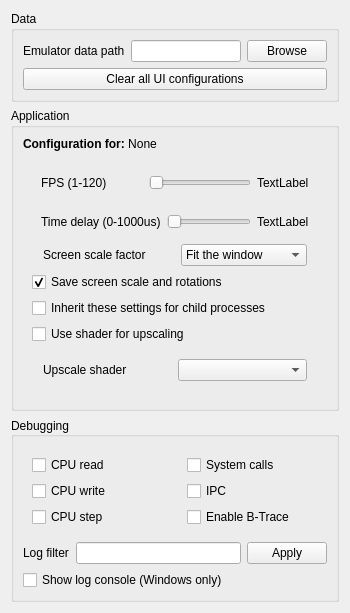
     <widget class="QWidget" name="general_widget">
      <attribute name="title">
       <string>General</string>
      </attribute>
      <layout class="QGridLayout" name="gridLayout_2">
       <item row="1" column="0" alignment="Qt::AlignTop">
        <widget class="QGroupBox" name="app_config_group_box">
         <property name="sizePolicy">
          <sizepolicy hsizetype="Preferred" vsizetype="MinimumExpanding">
           <horstretch>0</horstretch>
           <verstretch>0</verstretch>
          </sizepolicy>
         </property>
         <property name="title">
          <string>Application</string>
         </property>
         <layout class="QGridLayout" name="gridLayout_10">
          <item row="1" column="0">
           <widget class="QWidget" name="app_config_all_widget" native="true">
            <property name="sizePolicy">
             <sizepolicy hsizetype="Preferred" vsizetype="Fixed">
              <horstretch>0</horstretch>
              <verstretch>0</verstretch>
             </sizepolicy>
            </property>
            <layout class="QVBoxLayout" name="verticalLayout_2">
             <item>
              <widget class="QWidget" name="app_config_fps_widget" native="true">
               <property name="sizePolicy">
                <sizepolicy hsizetype="Preferred" vsizetype="Fixed">
                 <horstretch>0</horstretch>
                 <verstretch>0</verstretch>
                </sizepolicy>
               </property>
               <layout class="QHBoxLayout" name="horizontalLayout_3">
                <item>
                 <widget class="QLabel" name="app_config_fps_name">
                  <property name="text">
                   <string notr="true">FPS (1-120)</string>
                  </property>
                 </widget>
                </item>
                <item>
                 <widget class="QSlider" name="app_config_fps_slider">
                  <property name="sizePolicy">
                   <sizepolicy hsizetype="Minimum" vsizetype="Fixed">
                    <horstretch>0</horstretch>
                    <verstretch>0</verstretch>
                   </sizepolicy>
                  </property>
                  <property name="minimum">
                   <number>1</number>
                  </property>
                  <property name="maximum">
                   <number>120</number>
                  </property>
                  <property name="orientation">
                   <enum>Qt::Horizontal</enum>
                  </property>
                 </widget>
                </item>
                <item>
                 <widget class="QLabel" name="app_config_fps_current_val">
                  <property name="sizePolicy">
                   <sizepolicy hsizetype="Fixed" vsizetype="Preferred">
                    <horstretch>0</horstretch>
                    <verstretch>0</verstretch>
                   </sizepolicy>
                  </property>
                  <property name="text">
                   <string notr="true">TextLabel</string>
                  </property>
                 </widget>
                </item>
               </layout>
              </widget>
             </item>
             <item>
              <widget class="QWidget" name="app_config_time_delay_widget" native="true">
               <property name="sizePolicy">
                <sizepolicy hsizetype="Preferred" vsizetype="Fixed">
                 <horstretch>0</horstretch>
                 <verstretch>0</verstretch>
                </sizepolicy>
               </property>
               <layout class="QHBoxLayout" name="horizontalLayout_4">
                <item>
                 <widget class="QLabel" name="app_config_time_delay_label">
                  <property name="text">
                   <string>Time delay (0-1000us)</string>
                  </property>
                 </widget>
                </item>
                <item>
                 <widget class="QSlider" name="app_config_time_delay_slider">
                  <property name="sizePolicy">
                   <sizepolicy hsizetype="Preferred" vsizetype="Fixed">
                    <horstretch>0</horstretch>
                    <verstretch>0</verstretch>
                   </sizepolicy>
                  </property>
                  <property name="maximum">
                   <number>1000</number>
                  </property>
                  <property name="orientation">
                   <enum>Qt::Horizontal</enum>
                  </property>
                 </widget>
                </item>
                <item>
                 <widget class="QLabel" name="app_config_time_delay_current_val">
                  <property name="sizePolicy">
                   <sizepolicy hsizetype="Fixed" vsizetype="Preferred">
                    <horstretch>0</horstretch>
                    <verstretch>0</verstretch>
                   </sizepolicy>
                  </property>
                  <property name="text">
                   <string notr="true">TextLabel</string>
                  </property>
                 </widget>
                </item>
               </layout>
              </widget>
             </item>
             <item>
              <layout class="QHBoxLayout" name="app_config_screen_scale_edit_widget">
               <property name="spacing">
                <number>11</number>
               </property>
               <property name="leftMargin">
                <number>11</number>
               </property>
               <property name="topMargin">
                <number>0</number>
               </property>
               <property name="rightMargin">
                <number>11</number>
               </property>
               <property name="bottomMargin">
                <number>0</number>
               </property>
               <item>
                <widget class="QLabel" name="label">
                 <property name="text">
                  <string>Screen scale factor</string>
                 </property>
                </widget>
               </item>
               <item>
                <widget class="QComboBox" name="app_config_screen_scale_combo_box">
                 <item>
                  <property name="text">
                   <string>Fit the window</string>
                  </property>
                 </item>
                 <item>
                  <property name="text">
                   <string notr="true">1x</string>
                  </property>
                 </item>
                 <item>
                  <property name="text">
                   <string notr="true">2x</string>
                  </property>
                 </item>
                 <item>
                  <property name="text">
                   <string notr="true">4x</string>
                  </property>
                 </item>
                 <item>
                  <property name="text">
                   <string notr="true">8x</string>
                  </property>
                 </item>
                </widget>
               </item>
              </layout>
             </item>
             <item>
              <widget class="QCheckBox" name="app_config_save_screen_scale_rot_checkbox">
               <property name="text">
                <string>Save screen scale and rotations</string>
               </property>
               <property name="checked">
                <bool>true</bool>
               </property>
              </widget>
             </item>
             <item>
              <widget class="QCheckBox" name="app_config_inherit_settings_child_checkbox">
               <property name="text">
                <string>Inherit these settings for child processes</string>
               </property>
              </widget>
             </item>
             <item>
              <widget class="QCheckBox" name="app_config_enable_upscale_use_shader">
               <property name="text">
                <string>Use shader for upscaling</string>
               </property>
              </widget>
             </item>
             <item>
              <widget class="QWidget" name="app_config_upscale_shader_widget" native="true">
               <layout class="QHBoxLayout" name="horizontalLayout_2">
                <property name="leftMargin">
                 <number>11</number>
                </property>
                <property name="rightMargin">
                 <number>11</number>
                </property>
                <item>
                 <widget class="QLabel" name="app_config_upscale_shader_label">
                  <property name="text">
                   <string>Upscale shader</string>
                  </property>
                 </widget>
                </item>
                <item>
                 <widget class="QComboBox" name="app_config_list_shaders_upscale"/>
                </item>
               </layout>
              </widget>
             </item>
            </layout>
           </widget>
          </item>
          <item row="0" column="0">
           <widget class="QLabel" name="app_config_for_who_label">
            <property name="sizePolicy">
             <sizepolicy hsizetype="Preferred" vsizetype="Fixed">
              <horstretch>0</horstretch>
              <verstretch>0</verstretch>
             </sizepolicy>
            </property>
            <property name="text">
             <string>&lt;b&gt;Configuration for:&lt;/b&gt; None</string>
            </property>
           </widget>
          </item>
         </layout>
        </widget>
       </item>
       <item row="6" column="0" alignment="Qt::AlignTop">
        <widget class="QGroupBox" name="debugging_group_box">
         <property name="sizePolicy">
          <sizepolicy hsizetype="Preferred" vsizetype="MinimumExpanding">
           <horstretch>0</horstretch>
           <verstretch>0</verstretch>
          </sizepolicy>
         </property>
         <property name="title">
          <string>Debugging</string>
         </property>
         <property name="alignment">
          <set>Qt::AlignLeading|Qt::AlignLeft|Qt::AlignVCenter</set>
         </property>
         <layout class="QVBoxLayout" name="verticalLayout_28">
          <item>
           <layout class="QHBoxLayout" name="horizontalLayout_8">
            <item>
             <widget class="QWidget" name="debugging_opts_c1_2" native="true">
              <layout class="QVBoxLayout" name="debugging_opts_c1">
               <item>
                <widget class="QCheckBox" name="debugging_cpu_read_checkbox">
                 <property name="text">
                  <string>CPU read</string>
                 </property>
                </widget>
               </item>
               <item>
                <widget class="QCheckBox" name="debugging_cpu_write_checkbox">
                 <property name="text">
                  <string>CPU write</string>
                 </property>
                </widget>
               </item>
               <item>
                <widget class="QCheckBox" name="debugging_cpu_step_checkbox">
                 <property name="toolTip">
                  <string>This option will not be saved after emulator shutdown. Non-effective when GDBStub is enabled.</string>
                 </property>
                 <property name="text">
                  <string>CPU step</string>
                 </property>
                </widget>
               </item>
              </layout>
             </widget>
            </item>
            <item>
             <widget class="QWidget" name="debugging_opts_c2_2" native="true">
              <layout class="QVBoxLayout" name="debugging_opts_c2">
               <item>
                <widget class="QCheckBox" name="debugging_system_call_checkbox">
                 <property name="text">
                  <string>System calls</string>
                 </property>
                </widget>
               </item>
               <item>
                <widget class="QCheckBox" name="debugging_ipc_checkbox">
                 <property name="text">
                  <string>IPC</string>
                 </property>
                </widget>
               </item>
               <item>
                <widget class="QCheckBox" name="debugging_enable_btrace_checkbox">
                 <property name="toolTip">
                  <string>Enable kernel tracing that is used in driver. Slowdown expected on enable.</string>
                 </property>
                 <property name="text">
                  <string>Enable B-Trace</string>
                 </property>
                </widget>
               </item>
              </layout>
             </widget>
            </item>
           </layout>
          </item>
          <item>
           <layout class="QHBoxLayout" name="horizontalLayout_9" stretch="2,7,1">
            <item>
             <widget class="QLabel" name="log_filter_text_label">
              <property name="sizePolicy">
               <sizepolicy hsizetype="Minimum" vsizetype="Preferred">
                <horstretch>0</horstretch>
                <verstretch>0</verstretch>
               </sizepolicy>
              </property>
              <property name="text">
               <string>Log filter</string>
              </property>
             </widget>
            </item>
            <item>
             <widget class="QLineEdit" name="log_filter_edit">
              <property name="sizePolicy">
               <sizepolicy hsizetype="Expanding" vsizetype="Fixed">
                <horstretch>0</horstretch>
                <verstretch>0</verstretch>
               </sizepolicy>
              </property>
             </widget>
            </item>
            <item>
             <widget class="QPushButton" name="log_filter_apply_btn">
              <property name="text">
               <string>Apply</string>
              </property>
             </widget>
            </item>
           </layout>
          </item>
          <item>
           <widget class="QCheckBox" name="show_cmd_checkbox">
            <property name="text">
             <string>Show log console (Windows only)</string>
            </property>
           </widget>
          </item>
         </layout>
        </widget>
       </item>
       <item row="0" column="0">
        <widget class="QGroupBox" name="general_data_groupbox">
         <property name="title">
          <string>Data</string>
         </property>
         <layout class="QGridLayout" name="gridLayout_12">
          <item row="0" column="0">
           <layout class="QHBoxLayout" name="data_storage_layout">
            <item>
             <widget class="QLabel" name="data_storage_name_label">
              <property name="text">
               <string>Emulator data path</string>
              </property>
             </widget>
            </item>
            <item>
             <widget class="QLineEdit" name="data_storage_path_edit"/>
            </item>
            <item>
             <widget class="QPushButton" name="data_storage_browse_btn">
              <property name="text">
               <string>Browse</string>
              </property>
             </widget>
            </item>
           </layout>
          </item>
          <item row="1" column="0">
           <widget class="QPushButton" name="general_clear_ui_config_btn">
            <property name="text">
             <string>Clear all UI configurations</string>
            </property>
           </widget>
          </item>
         </layout>
        </widget>
       </item>
      </layout>
     </widget>
